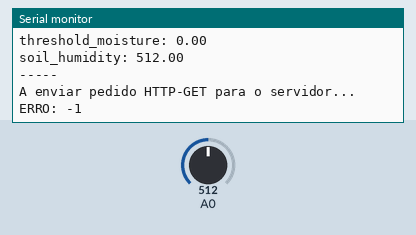
A sketch run on a simulated ESP8266 (NodeMCU). On the bench: the last lines printed to the serial monitor. The inputs (shaded band) are chosen by the test bench; at power-on: A0 = 512. WiFi joins after 1.5 s; servers stay silent unless stated.

Above: at 2.7 s.
2.8 s: A0 set to 716
At 2.91 s:
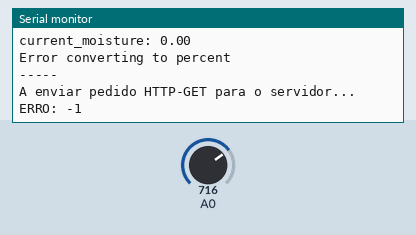
5.8 s: A0 set to 900
At 6.01 s:
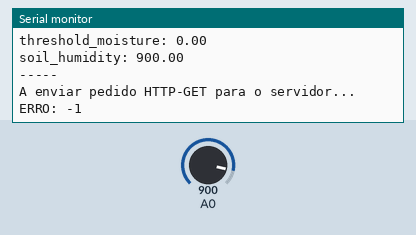
Timing chart, 0 to 8.8 s (numbered marks = the images above; inputs shaded):
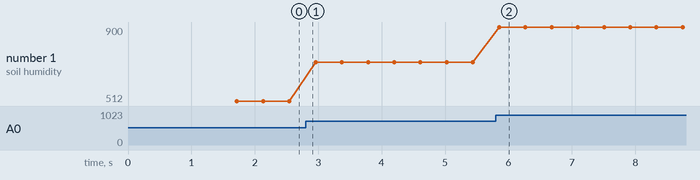

Measured:
- after the input at 5.8 s, the serial monitor: prints a new line after 0.05 s (image 2)
- plotted number 1: 512 → 716 after the input at 2.8 s, 716 → 900 after the input at 5.8 s

The sketch:

moistureSensor.ino
```cpp
#include <ESP8266WiFi.h>
#include "EITIWifi.h"        // class  "EITIWifiClass" | Files (.cpp + .h) provided by professor
#include <ArduinoJson.h>

double soil_humidity;
double percent = 0;
String ConfigurationValue ;
double threshold_moisture = 1; //default
double current_moisture = 0;
StaticJsonDocument<200> doc;

int max_humidity = 0; //wet
int min_humidity = 0; //dry

//WiFi
char* ssid = "Vodafone-53EAAD";
char* password = "w85346cu43";


//API
String resourceGetThreshold = "http://smart-garden-api.azurewebsites.net/api/Moisture/threshold";
String resourceGetMoisture = "http://smart-garden-api.azurewebsites.net/api/Moisture";
String resourceGetConfiguration = "http://smart-garden-api.azurewebsites.net/api/Moisture/configuration";

String resourcePost = "http://smart-garden-api.azurewebsites.net/api/Moisture?password=bangladesh!123" ;

EITIWifiClass EITIWiFi ;


void setup() {
  // initialize serial communication at 9600 bits per second:

  Serial.begin(115200);

  Serial.print(F("Initializing Wi-Fi "));
  WiFi.begin(ssid, password);

  while (WiFi.status() != WL_CONNECTED)
  {
    delay(500);
    Serial.print(F("."));
  }

  Serial.println(F("OK."));

  Serial.println(F("--- Configuracoes Wi-Fi ---"));
  EITIWiFi.showWifiSettings();
  Serial.println(F("-----"));
  Serial.println();
}

void loop()
{

    if (WiFi.status() == WL_CONNECTED)
    {
      threshold_moisture = EITIWiFi.httpGet(resourceGetThreshold).toFloat();

      Serial.print("threshold_moisture: ");
      Serial.println(threshold_moisture);

      soil_humidity = analogRead(A0);
      Serial.print("soil_humidity: ");
      Serial.println(soil_humidity);

      percent = convertToPercent(soil_humidity);
      Serial.print("percent: ");
      Serial.println(percent);

      Serial.print("current_moisture: ");
      Serial.println(current_moisture);

      if (percent == -1)
      {
        Serial.println("Error converting to percent") ;
        return ;
      }

      if (percent >= (current_moisture + threshold_moisture) || percent <= (current_moisture - threshold_moisture)) {

        String data = "{ \"value\": " + String(percent) + "}" ;
        Serial.print(data);
        Serial.println("%");
        EITIWiFi.httpPost(resourcePost, EITIWifi_POST_JSON, data);
        current_moisture =  percent;
      }

    }
    else
    {  // falha na ligação. Tenta ligar novamente...
        Serial.println(F("--- Attention  ---"));
        Serial.println(F("There is no WiFi conneciton."));
        Serial.print(F("Try again... "));
        WiFi.reconnect();
        Serial.println(F("-----"));
    }

   delay(30000);

  }

int convertToPercent(int value)
{
   int percentValue = 0;
   ConfigurationValue = EITIWiFi.httpGet(resourceGetConfiguration) ;

 // Deserialize the JSON document
    DeserializationError error = deserializeJson(doc, ConfigurationValue);

  // Test if parsing succeeds.
  if (error) {
    Serial.print(F("deserializeJson() failed: "));
    Serial.println(error.c_str());
    return -1;
  }

  // Fetch values.

   min_humidity  = doc["minValue"];
   max_humidity = doc["maxValue"];

   percentValue = map(value, min_humidity, max_humidity, 0, 100);
   return (percentValue);
}
```

EITIWifi.cpp
```cpp
#include "EITIWifi.h"

// **************************   CONTRUCTORS   ******************************************
// note:call constructor inside constructor doesn't do what you expected. It just creates a temporary without using it and
// makes no effect. Then it immediately destructs that temporary when control flows over the ;
// The correct way is initializing the members in each constructor.You could extract their common code in a private init() member function and call it in each constructor.


// **************************     PRIVATE     ******************************************


// **************************     PROTECTED   ******************************************
// use init (as protected) to initilaze classe attributes  (do not call constructores inside contructores)
/**   @brief
*/
void EITIWifiClass::init()
{

}


// **************************     PUBLIC   *********************************************

// Initialize the mandatory object attributes
/**   @brief
*/
void EITIWifiClass::begin()
{

}


/**   @brief Mostra as configurações do módulo WiFi (na Consola)
*/
void EITIWifiClass::showModuleSetting(int show_dhcp_server)
{
	Serial.print(F("MAC: "));
	Serial.println(WiFi.macAddress());
	Serial.print(F("IP: "));
	Serial.println(WiFi.localIP());
	Serial.print(F("Netmask: "));
	Serial.println(WiFi.subnetMask());
	Serial.print(F("Gateway: "));
	Serial.println(WiFi.gatewayIP());
	Serial.print(F("DNS: "));
	Serial.println(WiFi.dnsIP());
	if (show_dhcp_server) {
		Serial.print(F("DHCP: "));
		Serial.println(WiFi.gatewayIP());
	}
}


/**   @brief Mostra as configurações da rede WiFi (na Consola)
*/
void EITIWifiClass::showWifiSettings()
{
	Serial.print(F("Hostname: "));
	Serial.println(WiFi.hostname());

	const char* modes[] = { "NULL", "STATION", "AP", "STATION+AP" };
	Serial.print(F("Modo funcionamento: "));
	Serial.println(modes[(int)WiFi.getMode()]);

	const char* phymodes[] = { "-", "B", "G", "N" };
	Serial.print(F("Modo fisico (norma): "));
	Serial.println(phymodes[(int)WiFi.getPhyMode()]);

	Serial.print(F("Canal: "));
	Serial.println(WiFi.channel());

	Serial.print(F("Potencia do sinal (RSSI): "));
	Serial.print(WiFi.RSSI());
	Serial.println(" dBm");

	Serial.print(F("Ligacao automatica: "));
	Serial.println((WiFi.getAutoConnect() ? F("sim") : F("nao")));

	Serial.print(F("Estado: "));
	Serial.println(WiFi.isConnected() ? F("ligado") : F("desligado"));
}


/**   @brief  Função que permite enviar um pediddo HTTP :: GET, receber a resposta do servidor e enviá-la para a consola
*     @param url - url COMPLETO para o recurso a utilizar (ex: http://www.iot.dei.estg.ipleiria.pt/eiR-plXX-gY/api/lab04_api_get_datetime.php)
*/
String EITIWifiClass::httpGet(String url)
{
  Serial.println(F("\n-----"));
  Serial.print(F("A enviar pedido HTTP-GET para o servidor... "));
  HTTPClient http;
  http.begin(url);              // efetua ligação GET ao servidor (url)
  int httpStatusCode = http.GET();      // ver códigos de estado HTTP em: https://pt.wikipedia.org/wiki/Lista_de_c%C3%B3digos_de_estado_HTTP
  if (httpStatusCode == HTTP_CODE_OK) {   // HTTP_CODE_OK == 200 -> significa que o servidor respondeu de forma correta ao nosso pedido
    Serial.println(F("OK."));
  }
  else {
    Serial.print(F("ERRO: "));
    Serial.println(httpStatusCode);
  }
  String resposta = http.getString();     // obtém o que for enviado no <body> do HTML enviado pelo servidor
  Serial.println(resposta);         // e mostra a inforrmação
  http.end();                 // termina ligação
  return resposta;
}
//-----


/**   @brief  Função que permite enviar um pediddo HTTP :: POST (com dados), receber a resposta do servidor e enviá-la para a consola
*     @param url - url COMPLETO para o recurso a utilizar (ex: http://www.iot.dei.estg.ipleiria.pt/eiR-plXX-gY/api/lab04_api_post_form.php)
*     @param data - dados a enviar junto com o pedido. Podem estar em qualqeur formato (ex: json ou x-www-form-urlencoded)
*/
void EITIWifiClass::httpPost(String url, EITIWifi_POST_Type post_type, String data)
{
	Serial.println(F("\n-----"));
	Serial.print(F("A enviar pedido HTTP-POST para o servidor... "));
	HTTPClient http;
	http.begin(url);							// efetua ligação GET ao servidor (url)
	if (post_type == EITIWifi_POST_FORM)
		http.addHeader("Content-Type", "application/x-www-form-urlencoded");  //Specify content-type header type: form
	else
		http.addHeader("Content-Type", "application/json");  //Specify content-type header type: json
	int httpStatusCode = http.POST(data);		// ver códigos de estado HTTP em: https://pt.wikipedia.org/wiki/Lista_de_c%C3%B3digos_de_estado_HTTP
	if (httpStatusCode == HTTP_CODE_OK) {		// HTTP_CODE_OK == 200 -> significa que o servidor respondeu de forma correta ao nosso pedido
		Serial.println(F("OK."));
	}
	else {
		Serial.print(F("ERRO: "));
		Serial.println(httpStatusCode);
	}
	String resposta = http.getString();			// obtém o que for enviado no <body> do HTML enviado pelo servidor
	Serial.println(resposta);					// e mostra a inforrmação
	http.end();									// termina ligação
}
//-----
```

EITIWifi.h
```cpp
#ifndef _EITI_WIFI_
#define _EITI_WIFI_

#if defined(ARDUINO) && ARDUINO >= 100
#include "arduino.h"
#else
#include "WProgram.h"
#endif

#include <ESP8266WiFi.h>
#include <ESP8266HTTPClient.h>

enum EITIWifi_POST_Type
{
	EITIWifi_POST_FORM,
	EITIWifi_POST_JSON
};

class EITIWifiClass
{
private:
	// attributes

	// methods

protected:
	// use init (as protected) to initilaze classe attributes  (do not call constructores inside contructores)
	void init();

public:
	// Initialize the mandatory object attributes
	void begin();

	// Mostra as configurações da módulo WiFi
	void showModuleSetting(int show_dhcp_server = 1);

	// Mostra as configurações da rede WiFi
	void showWifiSettings();

	// Enviar um pediddo HTTP :: GET, recebe a resposta do servidor e envia-a para a consola
	String httpGet(String url);

	// Enviar um pediddo HTTP :: POST, recebe a resposta do servidor e envia-a para a consola
	void httpPost(String url, EITIWifi_POST_Type post_type, String data);
};


#endif
```
